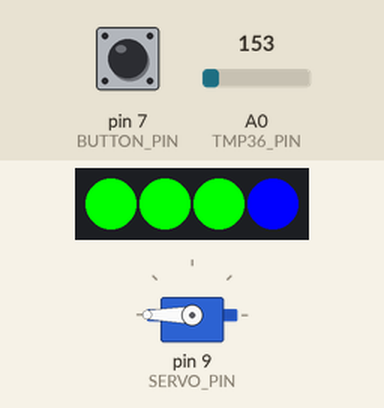
The sketch below on a simulated Arduino Uno, built with avr-gcc and run on an emulated ATmega328P. Shown: 4 RGB LEDs in strip order, left to right, servo. The inputs (shaded band) are chosen by the test bench; at power-on: A0 (TMP36_PIN) = 153, pin 7 (BUTTON_PIN) HIGH.

Above: at 1.4 s.
1.5 s: A0 (TMP36_PIN) set to 154
At 2.0 s:
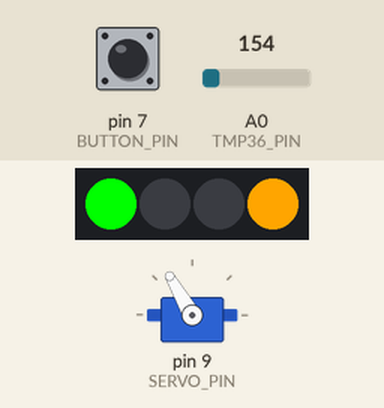
4.5 s: A0 (TMP36_PIN) set to 165
At 4.8 s:
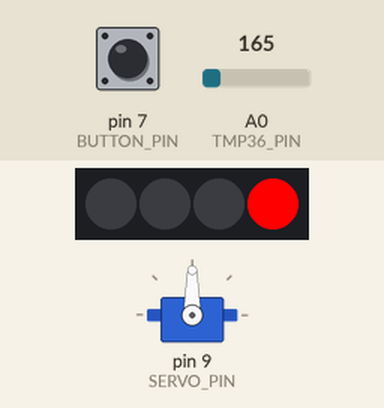
7.5 s: A0 (TMP36_PIN) set to 133
At 8.01 s:
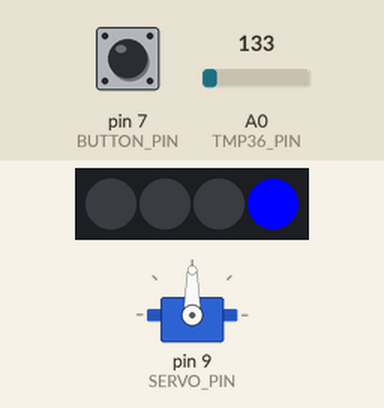
10.5 s: A0 (TMP36_PIN) set to 175
At 10.81 s:
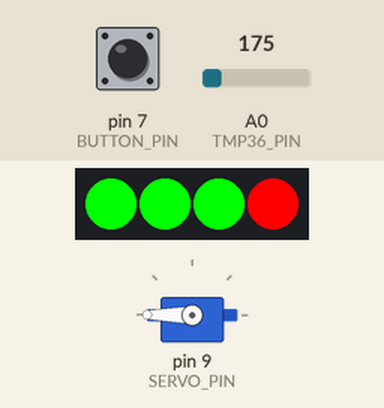
Timing chart, 0 to 14.5 s (numbered marks = the images above; inputs shaded):
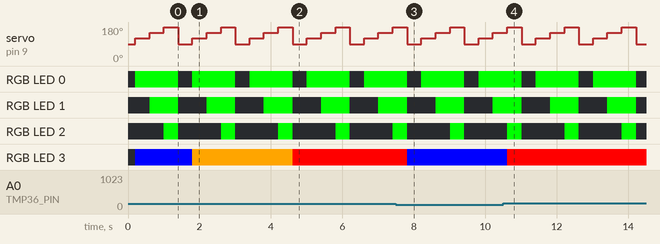

Measured:
- the behaviour switches between 153 and 154 on A0 (TMP36_PIN) (found by bisection; images 0 and 1)
- by itself, servo on pin 9 (SERVO_PIN): repeats every 1.6 s: 90° 0.40 s, 120° 0.40 s, 150° 0.40 s, 180° 0.40 s

The sketch:

ArduinoFan.ino
```cpp
//https://www.tinkercad.com/things/0Vvs9A1vAxI/editel

#include <Adafruit_NeoPixel.h>
#include <Servo.h>

// Pin Definitions
#define TMP36_PIN A0
#define BUTTON_PIN 7
#define NEO_PIXEL_PIN 6
#define NUM_PIXELS 4
#define SERVO_PIN 9

// NeoPixel and Servo setup
Adafruit_NeoPixel strip(NUM_PIXELS, NEO_PIXEL_PIN, NEO_GRB + NEO_KHZ800);
Servo fanServo;

// Variables
int fanSpeed = 0; // 0: Off, 1: Low, 2: Medium, 3: High
int buttonState = 0;
const int OFF = 90;      // Neutral (no rotation)
const int LOW_SPEED = 120;
const int MEDIUM_SPEED = 150;
const int HIGH_SPEED = 180;

void setup() {
  // Initialize NeoPixel, Servo, and button
  strip.begin();
  strip.show(); // Turn off all LEDs initially
  fanServo.attach(SERVO_PIN);
  pinMode(BUTTON_PIN, INPUT_PULLUP);

  // Set initial servo position
  fanServo.write(OFF);
}

void loop() {
  // Check button press to cycle fan speeds
  buttonState = digitalRead(BUTTON_PIN);
  if (buttonState == HIGH) {
    buttonState = LOW;
	fanSpeed = (fanSpeed + 1) % 4; // Cycle through 0-3
    delay(200);
  }

  // Set servo speed based on fan speed
  switch (fanSpeed) {
    case 0:
      fanServo.write(OFF); // Off
      break;
    case 1:
      fanServo.write(LOW_SPEED); // Low speed
      break;
    case 2:
      fanServo.write(MEDIUM_SPEED); // Medium speed
      break;
    case 3:
      fanServo.write(HIGH_SPEED); // High speed
      break;
  }

  // Display fan speed on NeoPixel
  for (int i = 0; i < 3; i++) {
    if (i < fanSpeed) {
      strip.setPixelColor(i, strip.Color(0, 255, 0)); // Green
    } else {
      strip.setPixelColor(i, 0); // Off
    }
  }

  // Read temperature from TMP36
  int sensorValue = analogRead(TMP36_PIN);
  float voltage = sensorValue * (5.0 / 1023.0); // Convert to voltage
  float temperature = (voltage - 0.5) * 100;   // Convert to °C

  // Set color for the 4th LED based on temperature
  if (temperature < 25) {
    strip.setPixelColor(3, strip.Color(0, 0, 255)); // Blue
  } else if (temperature >= 25 && temperature <= 30) {
    strip.setPixelColor(3, strip.Color(255, 165, 0)); // Orange
  } else {
    strip.setPixelColor(3, strip.Color(255, 0, 0)); // Red
  }

  // Update the strip
  strip.show();

  delay(200); // Small delay for stability
}
```
